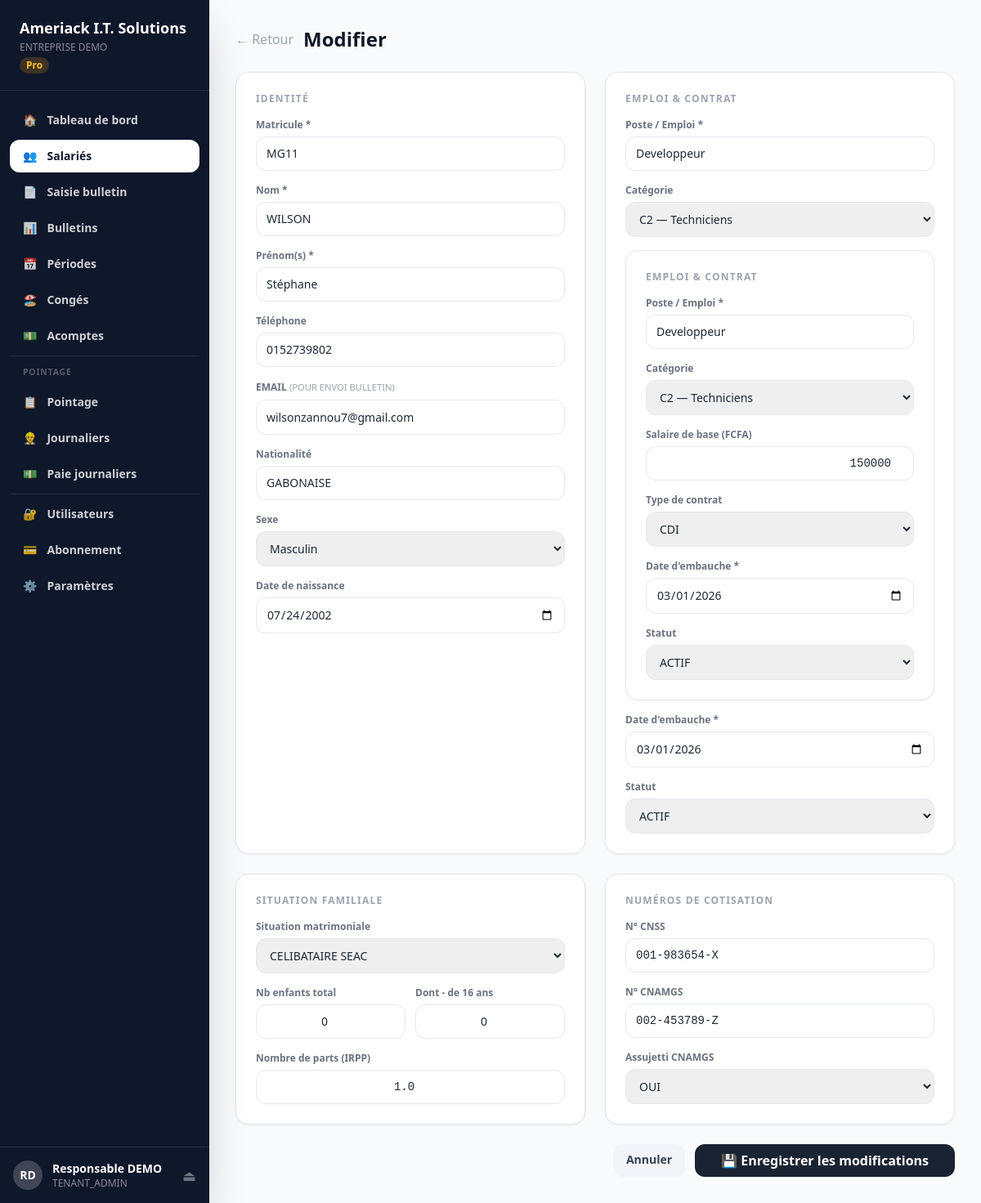
Before: /salaries/1/modifier (signed in) with the older database file.
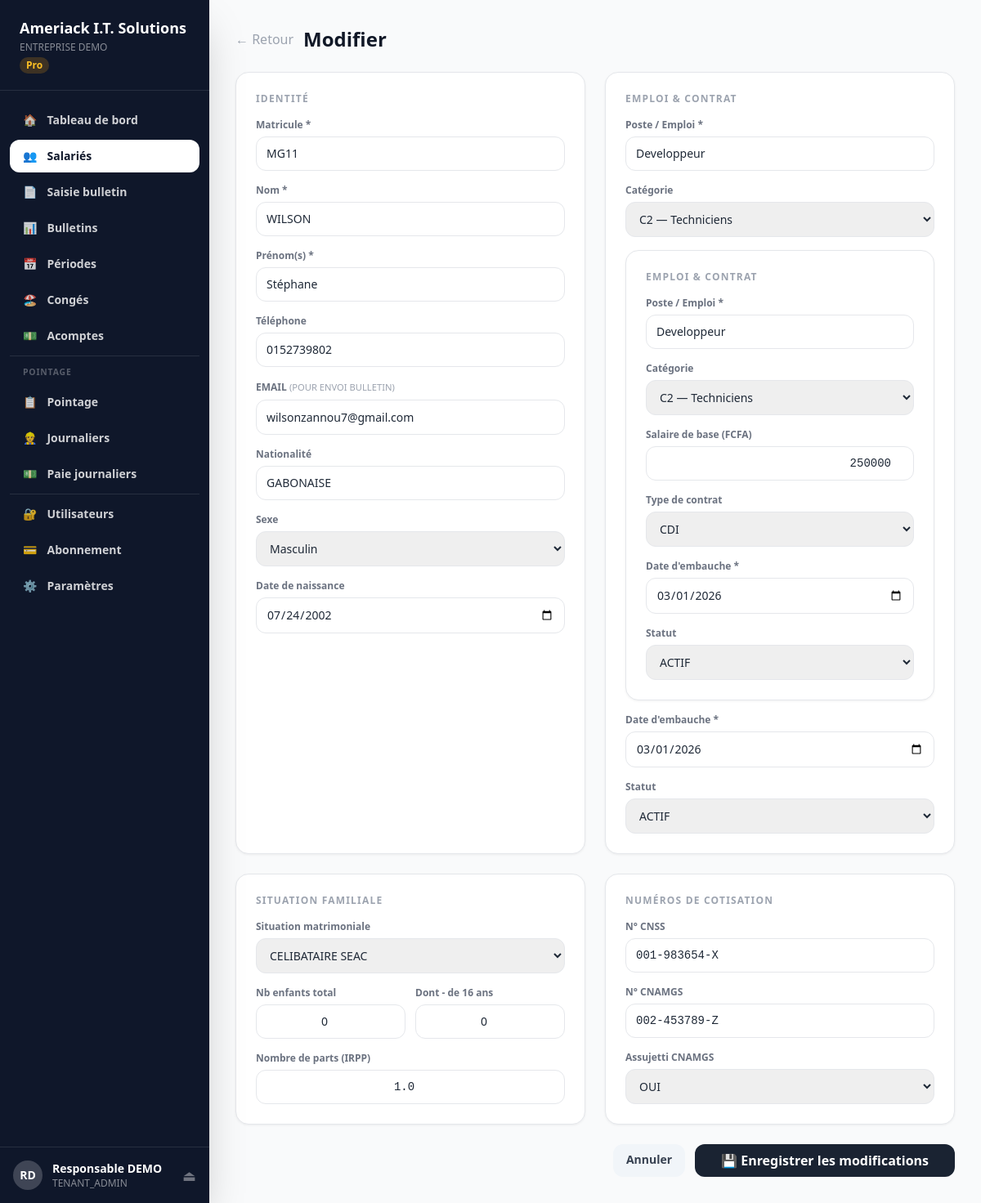
After: the same page with the newer database file.
### models.py (models this page shows, shortened)
class Contrat(db.Model):
    __tablename__ = "contrats"
    id           = db.Column(db.Integer, primary_key=True)
    tenant_id    = db.Column(db.Integer, db.ForeignKey("tenants.id"), nullable=False)
    salarie_id   = db.Column(db.Integer, db.ForeignKey("salaries.id"), nullable=False)
    type_contrat = db.Column(db.String(50), default="CDI")
    date_debut   = db.Column(db.Date, nullable=False)
    date_fin     = db.Column(db.Date)
    salaire_base = db.Column(db.Numeric(15,2), nullable=False)
    poste        = db.Column(db.String(200))
    categorie_id = db.Column(db.Integer, db.ForeignKey("categories_emploi.id"))
    actif        = db.Column(db.Boolean, default=True)

### app.py (the view, shortened to what this page needs)
@app.route("/salaries/<int:id>/modifier", methods=["GET","POST"])
@login_required
def salarie_modifier(id):
    if current_user.is_super_admin:
        return redirect(url_for("admin_dashboard"))
    t = get_tenant()
    if not t:
        return redirect(url_for("login"))
    if not current_user.can_edit:
        abort(403)
    s = Salarie.query.filter_by(
        id=id,
        tenant_id=t.id
    ).first_or_404()
    contrat = Contrat.query.filter_by(
        salarie_id=s.id,
        tenant_id=t.id,
        actif=True
    ).first()
    cats = CategorieEmploi.query.filter_by(
        tenant_id=t.id
    ).all()
    return render_template(
        "tenant/salarie_form.html",
        salarie=s,
        contrat=contrat,
        categories=cats,
        action="modifier",
        tenant=t
    )

### app.py (called while the page is built)
@login_manager.user_loader
def load_user(uid): return Utilisateur.query.get(int(uid))

def get_tenant():
    if current_user.is_super_admin:
        return None
    return current_user.tenant

@app.context_processor
def inject_globals(): return {"now":datetime.now(),"enumerate":enumerate}

### models.py (called while the page is built)
    @property
    def nom_complet(self): return f"{self.prenom} {self.nom}"

    @property
    def is_super_admin(self): return self.role == "SUPER_ADMIN"

    @property
    def is_tenant_admin(self): return self.role in ("SUPER_ADMIN","TENANT_ADMIN")

    @property
    def can_edit(self): return self.role in ("SUPER_ADMIN","TENANT_ADMIN","GESTIONNAIRE")

### templates/tenant/salarie_form.html (shortened to what the changed rows need)
{% extends "tenant/base.html" %}
{% block content %}
<div class="flex items-center gap-3 mb-6">
  <h1 class="text-2xl font-black text-gray-900">
    {{ 'Modifier' if action == 'modifier' else 'Nouveau salarié' }}
  </h1>
</div>
<form method="POST" class="grid grid-cols-2 gap-6">
  <div class="card p-6 space-y-4">
    <h2 class="text-xs font-bold text-gray-400 uppercase tracking-widest">Identité</h2>
  </div>
  <div class="card p-6 space-y-4">
    <h2 class="text-xs font-bold text-gray-400 uppercase tracking-widest">Emploi & Contrat</h2>
<div class="card p-6 space-y-4">
    <h2 class="text-xs font-bold text-gray-400 uppercase tracking-widest">
        Emploi & Contrat
    </h2>
    <div>
        <label class="block text-xs font-bold text-gray-500 mb-1.5">
            Salaire de base (FCFA)
        </label>
        <input
            type="number"
            name="salaire_base"
            min="0"
            required
            value="{{ contrat.salaire_base|int if contrat else '' }}"
            class="w-full border border-gray-200 rounded-xl px-3 py-2.5 text-sm text-right font-mono"
        >
    </div>
    <div>
        <label class="block text-xs font-bold text-gray-500 mb-1.5">
            Type de contrat
        </label>
        <select
            name="type_contrat"
            class="w-full border border-gray-200 rounded-xl px-3 py-2.5 text-sm"
        >
            <option value="CDI"
            {% if contrat and contrat.type_contrat=="CDI" %}
            selected
            {% endif %}
            >
            CDI
            </option>
        </select>
    </div>
</div>
  </div>
  <div class="card p-6 space-y-4">
    <h2 class="text-xs font-bold text-gray-400 uppercase tracking-widest">Situation familiale</h2>
  </div>
  <div class="card p-6 space-y-4">
    <h2 class="text-xs font-bold text-gray-400 uppercase tracking-widest">Numéros de cotisation</h2>
  </div>
</form>
{% endblock %}

Changed rows visible on the page:
changed Contrat "CDI": salaire_base "150000" → "250000"
